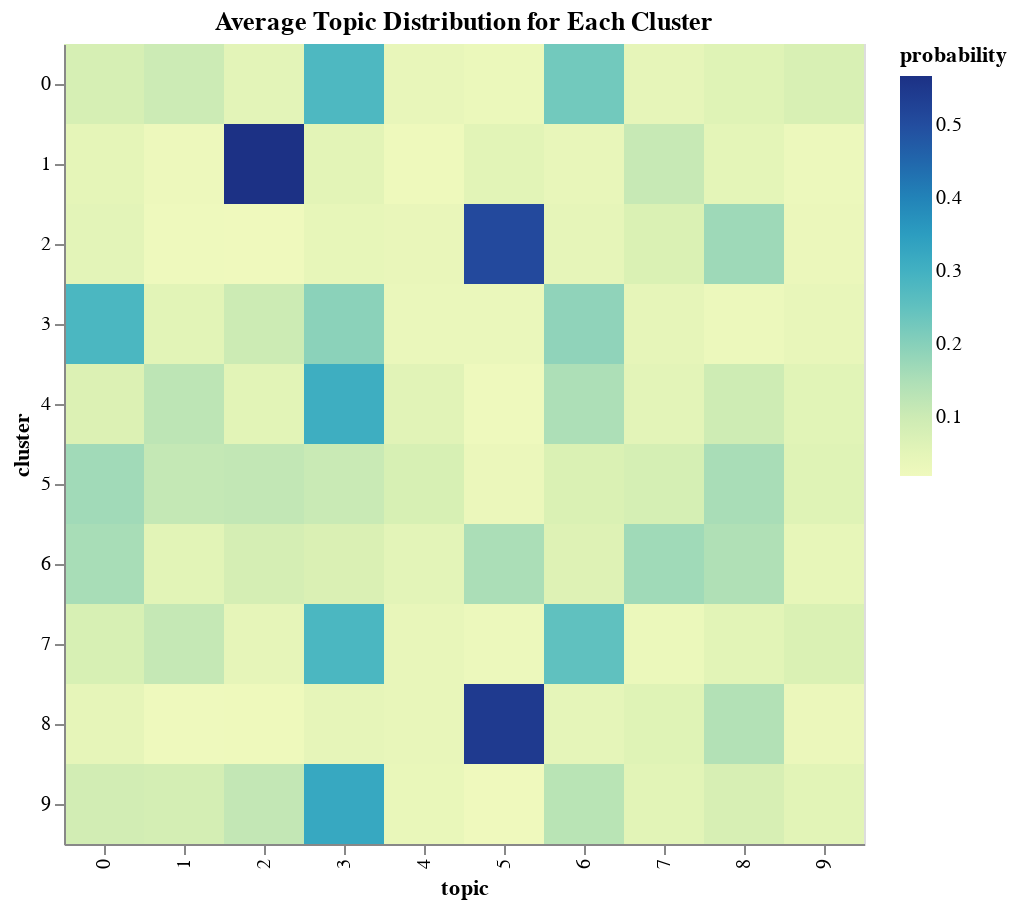

This figure's notebook cell:
### Code cell
# Reshape the dataframe to have a row for each cluster and topic
cluster_topics_heatmap_df = cluster_topics_df.avg_topic_distribution.apply(pd.Series).reset_index().rename(columns={'index': 'cluster'}).melt(id_vars='cluster', var_name='topic', value_name='probability')

heatmap = alt.Chart(cluster_topics_heatmap_df).mark_rect().encode(
    x='topic:O',
    y='cluster:O',
    color='probability:Q'
).properties(
    title='Average Topic Distribution for Each Cluster',
    width=400,
    height=400
)

heatmap

### Figure 1 — Vega specification as saved in the notebook (floating-point values rounded to 4 significant figures)
{"$schema": "https://vega.github.io/schema/vega/v5.json", "data": [{"name": "source_0", "values": [{"cluster": 0, "probability": 0.08254, "topic": 0}, {"cluster": 1, "probability": 0.04692, "topic": 0}, {"cluster": 2, "probability": 0.05134, "topic": 0}, {"cluster": 3, "probability": 0.2839, "topic": 0}, {"cluster": 4, "probability": 0.07191, "topic": 0}, {"cluster": 5, "probability": 0.167, "topic": 0}, {"cluster": 6, "probability": 0.1566, "topic": 0}, {"cluster": 7, "probability": 0.08094, "topic": 0}, {"cluster": 8, "probability": 0.04525, "topic": 0}, {"cluster": 9, "probability": 0.09044, "topic": 0}, {"cluster": 0, "probability": 0.1025, "topic": 1}, {"cluster": 1, "probability": 0.02635, "topic": 1}, {"cluster": 2, "probability": 0.02253, "topic": 1}, {"cluster": 3, "probability": 0.0562, "topic": 1}, {"cluster": 4, "probability": 0.1281, "topic": 1}, {"cluster": 5, "probability": 0.1153, "topic": 1}, {"cluster": 6, "probability": 0.05483, "topic": 1}, {"cluster": 7, "probability": 0.1135, "topic": 1}, {"cluster": 8, "probability": 0.02135, "topic": 1}, {"cluster": 9, "probability": 0.08726, "topic": 1}, {"cluster": 0, "probability": 0.0515, "topic": 2}, {"cluster": 1, "probability": 0.5669, "topic": 2}, {"cluster": 2, "probability": 0.0198, "topic": 2}, {"cluster": 3, "probability": 0.101, "topic": 2}, {"cluster": 4, "probability": 0.05434, "topic": 2}, {"cluster": 5, "probability": 0.1194, "topic": 2}, {"cluster": 6, "probability": 0.08602, "topic": 2}, {"cluster": 7, "probability": 0.04404, "topic": 2}, {"cluster": 8, "probability": 0.02259, "topic": 2}, {"cluster": 9, "probability": 0.1183, "topic": 2}, {"cluster": 0, "probability": 0.2799, "topic": 3}, {"cluster": 1, "probability": 0.05362, "topic": 3}, {"cluster": 2, "probability": 0.04126, "topic": 3}, {"cluster": 3, "probability": 0.1946, "topic": 3}, {"cluster": 4, "probability": 0.3078, "topic": 3}, {"cluster": 5, "probability": 0.1066, "topic": 3}, {"cluster": 6, "probability": 0.07667, "topic": 3}, {"cluster": 7, "probability": 0.2834, "topic": 3}, {"cluster": 8, "probability": 0.04467, "topic": 3}, {"cluster": 9, "probability": 0.3238, "topic": 3}, {"cluster": 0, "probability": 0.03924, "topic": 4}, {"cluster": 1, "probability": 0.02257, "topic": 4}, {"cluster": 2, "probability": 0.03709, "topic": 4}, {"cluster": 3, "probability": 0.03358, "topic": 4}, {"cluster": 4, "probability": 0.05902, "topic": 4}, {"cluster": 5, "probability": 0.08081, "topic": 4}, {"cluster": 6, "probability": 0.05182, "topic": 4}, {"cluster": 7, "probability": 0.03987, "topic": 4}, {"cluster": 8, "probability": 0.03833, "topic": 4}, {"cluster": 9, "probability": 0.03478, "topic": 4}, {"cluster": 0, "probability": 0.02943, "topic": 5}, {"cluster": 1, "probability": 0.054, "topic": 5}, {"cluster": 2, "probability": 0.5075, "topic": 5}, {"cluster": 3, "probability": 0.0335, "topic": 5}, {"cluster": 4, "probability": 0.02172, "topic": 5}, {"cluster": 5, "probability": 0.03073, "topic": 5}, {"cluster": 6, "probability": 0.1536, "topic": 5}, {"cluster": 7, "probability": 0.02757, "topic": 5}, {"cluster": 8, "probability": 0.5442, "topic": 5}, {"cluster": 9, "probability": 0.0195, "topic": 5}, {"cluster": 0, "probability": 0.2264, "topic": 6}, {"cluster": 1, "probability": 0.03988, "topic": 6}, {"cluster": 2, "probability": 0.04363, "topic": 6}, {"cluster": 3, "probability": 0.1893, "topic": 6}, {"cluster": 4, "probability": 0.1501, "topic": 6}, {"cluster": 5, "probability": 0.07647, "topic": 6}, {"cluster": 6, "probability": 0.06536, "topic": 6}, {"cluster": 7, "probability": 0.2517, "topic": 6}, {"cluster": 8, "probability": 0.04652, "topic": 6}, {"cluster": 9, "probability": 0.1339, "topic": 6}, {"cluster": 0, "probability": 0.04484, "topic": 7}, {"cluster": 1, "probability": 0.1114, "topic": 7}, {"cluster": 2, "probability": 0.07609, "topic": 7}, {"cluster": 3, "probability": 0.04375, "topic": 7}, {"cluster": 4, "probability": 0.05229, "topic": 7}, {"cluster": 5, "probability": 0.08502, "topic": 7}, {"cluster": 6, "probability": 0.1672, "topic": 7}, {"cluster": 7, "probability": 0.02962, "topic": 7}, {"cluster": 8, "probability": 0.0626, "topic": 7}, {"cluster": 9, "probability": 0.05609, "topic": 7}, {"cluster": 0, "probability": 0.06376, "topic": 8}, {"cluster": 1, "probability": 0.04994, "topic": 8}, {"cluster": 2, "probability": 0.1702, "topic": 8}, {"cluster": 3, "probability": 0.02638, "topic": 8}, {"cluster": 4, "probability": 0.09803, "topic": 8}, {"cluster": 5, "probability": 0.156, "topic": 8}, {"cluster": 6, "probability": 0.1468, "topic": 8}, {"cluster": 7, "probability": 0.05391, "topic": 8}, {"cluster": 8, "probability": 0.143, "topic": 8}, {"cluster": 9, "probability": 0.08221, "topic": 8}, {"cluster": 0, "probability": 0.0799, "topic": 9}, {"cluster": 1, "probability": 0.02844, "topic": 9}, {"cluster": 2, "probability": 0.03058, "topic": 9}, {"cluster": 3, "probability": 0.03787, "topic": 9}, {"cluster": 4, "probability": 0.05673, "topic": 9}, {"cluster": 5, "probability": 0.06263, "topic": 9}, {"cluster": 6, "probability": 0.041, "topic": 9}, {"cluster": 7, "probability": 0.0755, "topic": 9}, {"cluster": 8, "probability": 0.03154, "topic": 9}, {"cluster": 9, "probability": 0.05378, "topic": 9}]}, {"name": "source_0_x_domain_topic", "values": [{"topic": 0}, {"topic": 1}, {"topic": 2}, {"topic": 3}, {"topic": 4}, {"topic": 5}, {"topic": 6}, {"topic": 7}, {"topic": 8}, {"topic": 9}]}, {"name": "source_0_y_domain_cluster", "values": [{"cluster": 0}, {"cluster": 1}, {"cluster": 2}, {"cluster": 3}, {"cluster": 4}, {"cluster": 5}, {"cluster": 6}, {"cluster": 7}, {"cluster": 8}, {"cluster": 9}]}, {"name": "source_0_color_domain_probability", "values": [{"min": 0.0195, "max": 0.5669}]}], "marks": [{"type": "rect", "name": "marks", "from": {"data": "source_0"}, "encode": {"update": {"description": {"signal": "\"topic: \" + (isValid(datum[\"topic\"]) ? datum[\"topic\"] : \"\"+datum[\"topic\"]) + \"; cluster: \" + (isValid(datum[\"cluster\"]) ? datum[\"cluster\"] : \"\"+datum[\"cluster\"]) + \"; probability: \" + (format(datum[\"probability\"], \"\"))"}, "fill": {"field": "probability", "scale": "color"}, "y": {"field": "cluster", "scale": "y"}, "width": {"signal": "max(0.25, bandwidth('x'))"}, "height": {"signal": "max(0.25, bandwidth('y'))"}, "x": {"field": "topic", "scale": "x"}}}, "style": ["rect"]}], "scales": [{"name": "x", "type": "band", "domain": {"data": "source_0_x_domain_topic", "field": "topic", "sort": true}, "range": [0, {"signal": "width"}], "paddingInner": 0, "paddingOuter": 0}, {"name": "y", "type": "band", "domain": {"data": "source_0_y_domain_cluster", "field": "cluster", "sort": true}, "range": [0, {"signal": "height"}], "paddingOuter": 0, "paddingInner": 0}, {"name": "color", "type": "linear", "domain": [{"signal": "(data(\"source_0_color_domain_probability\")[0] || {}).min"}, {"signal": "(data(\"source_0_color_domain_probability\")[0] || {}).max"}], "range": "heatmap", "zero": false, "interpolate": "hcl"}], "axes": [{"scale": "x", "labelAlign": "right", "labelBaseline": "middle", "orient": "bottom", "title": "topic", "zindex": 1, "grid": false, "labelAngle": 270}, {"scale": "y", "grid": false, "zindex": 1, "orient": "left", "title": "cluster"}], "title": {"text": "Average Topic Distribution for Each Cluster", "frame": "group"}, "height": 400, "legends": [{"fill": "color", "gradientLength": {"signal": "clamp(height, 64, 200)"}, "title": "probability"}], "style": "cell", "padding": 5, "background": "white", "width": 400}
